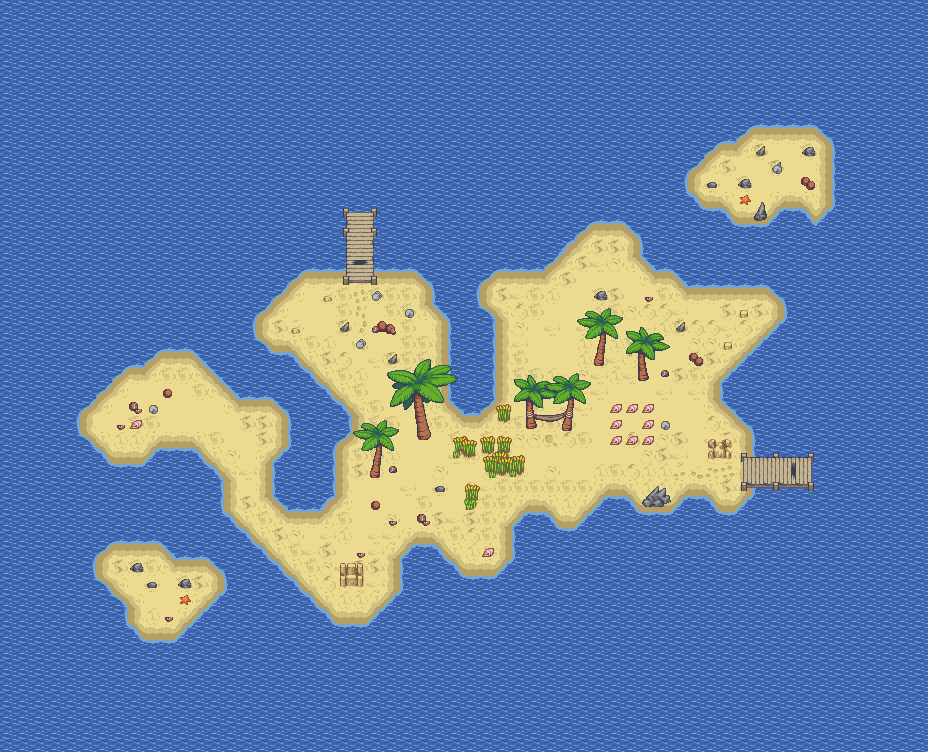

Rendered tile map (Tiled .tmx) drawn with the repository's tilesets; below, a short description and the map source with its tile grids summarised:
An orthogonal 58x47 tile map with 16x16 px tiles, 4 tile layers (Ground, Fringe, Characters, Over) and 2 objects (start, warp).

<map version="1.10" tiledversion="1.11.0" orientation="orthogonal" renderorder="right-down" width="58" height="47" tilewidth="16" tileheight="16" infinite="0" nextlayerid="10" nextobjectid="12">
 <tileset firstgid="1" source="../tilesets/beach_tileset.tsx" />
 <layer id="1" name="Ground" width="58" height="47">
  <properties>
   <property name="Walkable" type="bool" value="false" />
  </properties>
  <data>[2726 cells, 2726 non-empty, 62 distinct tile ids]</data>
 </layer>
 <layer id="2" name="Fringe" width="58" height="47">
  <data>[2726 cells, 88 non-empty, 63 distinct tile ids]</data>
 </layer>
 <layer id="9" name="Characters" width="58" height="47">
  <data>[2726 cells, 0 non-empty, 0 distinct tile ids]</data>
 </layer>
 <layer id="3" name="Over" width="58" height="47" locked="1">
  <data>[2726 cells, 69 non-empty, 58 distinct tile ids]</data>
 </layer>
 <objectgroup id="4" name="Objects">
  <object id="1" name="Start" type="start" x="632.137" y="476.046">
   <point />
  </object>
  <object id="7" name="Warp" type="warp" x="622.838" y="416" width="17.0197" height="16">
   <properties>
    <property name="goto" value="forest" />
   </properties>
  </object>
 </objectgroup>
</map>
